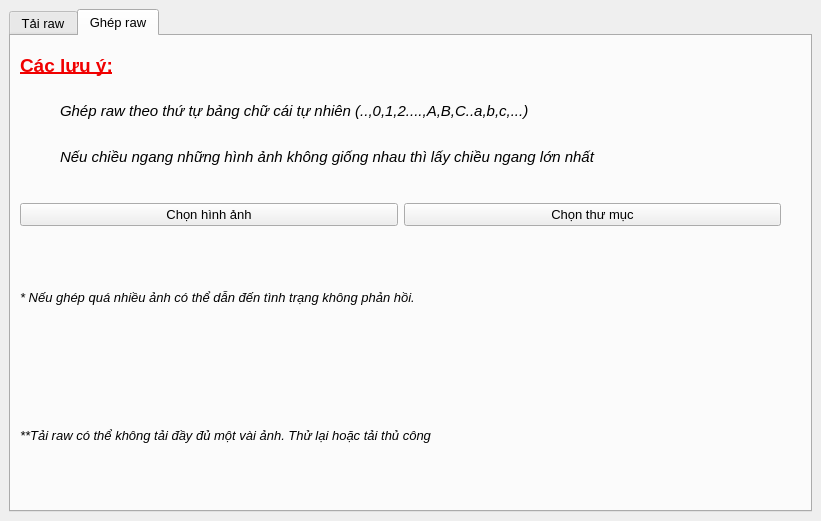
<?xml version="1.0" encoding="UTF-8"?>
<ui version="4.0">
 <class>MainWindow</class>
 <widget class="QMainWindow" name="MainWindow">
  <property name="geometry">
   <rect>
    <x>0</x>
    <y>0</y>
    <width>821</width>
    <height>521</height>
   </rect>
  </property>
  <property name="windowTitle">
   <string notr="true">MainWindow</string>
  </property>
  <property name="animated">
   <bool>false</bool>
  </property>
  <widget class="QWidget" name="centralwidget">
   <layout class="QGridLayout" name="gridLayout_9">
    <item row="0" column="0">
     <widget class="QTabWidget" name="main_tab">
      <property name="font">
       <font>
        <pointsize>10</pointsize>
       </font>
      </property>
      <property name="currentIndex">
       <number>1</number>
      </property>
      <widget class="QWidget" name="download_tab">
       <attribute name="title">
        <string>Tải raw</string>
       </attribute>
       <layout class="QGridLayout" name="gridLayout_4">
        <item row="0" column="0">
         <layout class="QGridLayout" name="gridLayout_5">
          <item row="0" column="0">
           <layout class="QGridLayout" name="gridLayout_2">
            <item row="0" column="0">
             <layout class="QHBoxLayout" name="horizontalLayout">
              <item>
               <widget class="QLabel" name="label_2">
                <property name="font">
                 <font>
                  <pointsize>12</pointsize>
                  <weight>75</weight>
                  <bold>true</bold>
                 </font>
                </property>
                <property name="text">
                 <string>LINK CHAP</string>
                </property>
                <property name="alignment">
                 <set>Qt::AlignCenter</set>
                </property>
               </widget>
              </item>
              <item>
               <widget class="QLineEdit" name="url_input">
                <property name="sizePolicy">
                 <sizepolicy hsizetype="Expanding" vsizetype="Maximum">
                  <horstretch>0</horstretch>
                  <verstretch>0</verstretch>
                 </sizepolicy>
                </property>
                <property name="minimumSize">
                 <size>
                  <width>0</width>
                  <height>40</height>
                 </size>
                </property>
                <property name="font">
                 <font>
                  <pointsize>10</pointsize>
                 </font>
                </property>
                <property name="text">
                 <string/>
                </property>
                <property name="alignment">
                 <set>Qt::AlignCenter</set>
                </property>
               </widget>
              </item>
             </layout>
            </item>
            <item row="1" column="0">
             <layout class="QHBoxLayout" name="horizontalLayout_2">
              <item>
               <spacer name="horizontalSpacer_4">
                <property name="orientation">
                 <enum>Qt::Horizontal</enum>
                </property>
                <property name="sizeHint" stdset="0">
                 <size>
                  <width>168</width>
                  <height>28</height>
                 </size>
                </property>
               </spacer>
              </item>
              <item>
               <widget class="QPushButton" name="download_button">
                <property name="sizePolicy">
                 <sizepolicy hsizetype="Minimum" vsizetype="Maximum">
                  <horstretch>0</horstretch>
                  <verstretch>0</verstretch>
                 </sizepolicy>
                </property>
                <property name="minimumSize">
                 <size>
                  <width>120</width>
                  <height>40</height>
                 </size>
                </property>
                <property name="text">
                 <string>DOWNLOAD</string>
                </property>
               </widget>
              </item>
              <item>
               <spacer name="horizontalSpacer_5">
                <property name="orientation">
                 <enum>Qt::Horizontal</enum>
                </property>
                <property name="sizeHint" stdset="0">
                 <size>
                  <width>168</width>
                  <height>28</height>
                 </size>
                </property>
               </spacer>
              </item>
             </layout>
            </item>
           </layout>
          </item>
          <item row="1" column="0">
           <layout class="QGridLayout" name="gridLayout_3">
            <item row="0" column="0" rowspan="2">
             <layout class="QVBoxLayout" name="verticalLayout_2">
              <item>
               <widget class="QLabel" name="label_4">
                <property name="font">
                 <font>
                  <pointsize>12</pointsize>
                  <weight>75</weight>
                  <bold>true</bold>
                 </font>
                </property>
                <property name="text">
                 <string>DANH SÁCH CÁC WEB HỖ TRỢ</string>
                </property>
                <property name="alignment">
                 <set>Qt::AlignCenter</set>
                </property>
               </widget>
              </item>
              <item>
               <widget class="QListWidget" name="list_supported"/>
              </item>
             </layout>
            </item>
            <item row="0" column="1">
             <spacer name="verticalSpacer_2">
              <property name="orientation">
               <enum>Qt::Vertical</enum>
              </property>
              <property name="sizeHint" stdset="0">
               <size>
                <width>188</width>
                <height>138</height>
               </size>
              </property>
             </spacer>
            </item>
            <item row="1" column="1">
             <layout class="QGridLayout" name="gridLayout">
              <item row="0" column="0">
               <spacer name="horizontalSpacer_6">
                <property name="orientation">
                 <enum>Qt::Horizontal</enum>
                </property>
                <property name="sizeHint" stdset="0">
                 <size>
                  <width>40</width>
                  <height>20</height>
                 </size>
                </property>
               </spacer>
              </item>
              <item row="0" column="1">
               <widget class="QPushButton" name="quit_button">
                <property name="sizePolicy">
                 <sizepolicy hsizetype="Maximum" vsizetype="Maximum">
                  <horstretch>0</horstretch>
                  <verstretch>0</verstretch>
                 </sizepolicy>
                </property>
                <property name="minimumSize">
                 <size>
                  <width>50</width>
                  <height>32</height>
                 </size>
                </property>
                <property name="text">
                 <string>QUIT</string>
                </property>
               </widget>
              </item>
             </layout>
            </item>
           </layout>
          </item>
         </layout>
        </item>
       </layout>
      </widget>
      <widget class="QWidget" name="merge_tab">
       <attribute name="title">
        <string>Ghép raw</string>
       </attribute>
       <layout class="QGridLayout" name="gridLayout_7">
        <item row="0" column="0">
         <layout class="QGridLayout" name="gridLayout_6">
          <item row="0" column="0">
           <widget class="QLabel" name="label">
            <property name="font">
             <font>
              <pointsize>14</pointsize>
              <weight>75</weight>
              <bold>true</bold>
              <underline>true</underline>
             </font>
            </property>
            <property name="styleSheet">
             <string notr="true">color: rgb(240, 0, 0);</string>
            </property>
            <property name="text">
             <string>Các lưu ý:</string>
            </property>
           </widget>
          </item>
          <item row="1" column="0">
           <layout class="QHBoxLayout" name="horizontalLayout_4">
            <item>
             <spacer name="horizontalSpacer">
              <property name="orientation">
               <enum>Qt::Horizontal</enum>
              </property>
              <property name="sizeType">
               <enum>QSizePolicy::Fixed</enum>
              </property>
              <property name="sizeHint" stdset="0">
               <size>
                <width>40</width>
                <height>20</height>
               </size>
              </property>
             </spacer>
            </item>
            <item>
             <widget class="QLabel" name="label_3">
              <property name="font">
               <font>
                <pointsize>11</pointsize>
                <italic>true</italic>
               </font>
              </property>
              <property name="text">
               <string>Ghép raw theo thứ tự bảng chữ cái tự nhiên (..,0,1,2....,A,B,C..a,b,c,...)</string>
              </property>
             </widget>
            </item>
           </layout>
          </item>
          <item row="2" column="0">
           <layout class="QHBoxLayout" name="horizontalLayout_5">
            <item>
             <spacer name="horizontalSpacer_2">
              <property name="orientation">
               <enum>Qt::Horizontal</enum>
              </property>
              <property name="sizeType">
               <enum>QSizePolicy::Fixed</enum>
              </property>
              <property name="sizeHint" stdset="0">
               <size>
                <width>40</width>
                <height>20</height>
               </size>
              </property>
             </spacer>
            </item>
            <item>
             <widget class="QLabel" name="label_5">
              <property name="font">
               <font>
                <pointsize>11</pointsize>
                <italic>true</italic>
               </font>
              </property>
              <property name="text">
               <string>Nếu chiều ngang những hình ảnh không giống nhau thì lấy chiều ngang lớn nhất</string>
              </property>
              <property name="wordWrap">
               <bool>false</bool>
              </property>
             </widget>
            </item>
           </layout>
          </item>
         </layout>
        </item>
        <item row="1" column="0">
         <layout class="QGridLayout" name="gridLayout_8">
          <property name="topMargin">
           <number>20</number>
          </property>
          <item row="0" column="0">
           <widget class="QPushButton" name="files_button">
            <property name="text">
             <string>Chọn hình ảnh</string>
            </property>
           </widget>
          </item>
          <item row="0" column="1">
           <widget class="QPushButton" name="folder_button">
            <property name="text">
             <string>Chọn thư mục</string>
            </property>
           </widget>
          </item>
         </layout>
        </item>
        <item row="2" column="0">
         <widget class="QLabel" name="label_6">
          <property name="font">
           <font>
            <italic>true</italic>
           </font>
          </property>
          <property name="text">
           <string>* Nếu ghép quá nhiều ảnh có thể dẫn đến tình trạng không phản hồi.</string>
          </property>
         </widget>
        </item>
        <item row="2" column="1" rowspan="2">
         <spacer name="verticalSpacer">
          <property name="orientation">
           <enum>Qt::Vertical</enum>
          </property>
          <property name="sizeHint" stdset="0">
           <size>
            <width>20</width>
            <height>40</height>
           </size>
          </property>
         </spacer>
        </item>
        <item row="3" column="0">
         <widget class="QLabel" name="label_7">
          <property name="font">
           <font>
            <italic>true</italic>
           </font>
          </property>
          <property name="text">
           <string>**Tải raw có thể không tải đầy đủ một vài ảnh. Thử lại hoặc tải thủ công</string>
          </property>
         </widget>
        </item>
       </layout>
      </widget>
     </widget>
    </item>
   </layout>
  </widget>
 </widget>
 <resources/>
 <connections/>
</ui>
